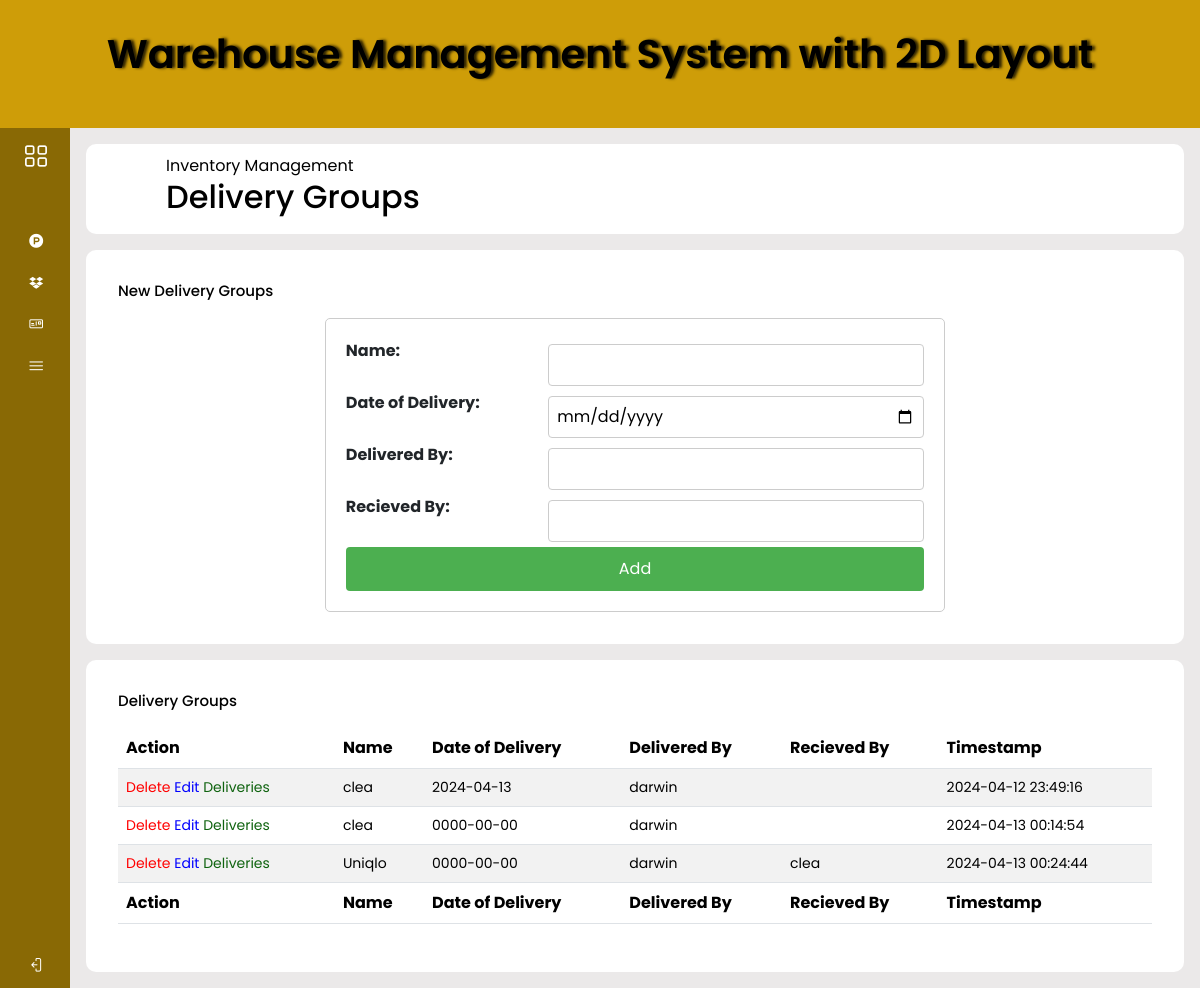
The app's page /wm-system/deliverygroup.php with its own data.
### tables this page shows
CREATE TABLE `delivery_groups` (
  `id` bigint(20) UNSIGNED NOT NULL,
  `name` varchar(255) NOT NULL,
  `date_of_delivery` date NOT NULL,
  `delivered_by` varchar(255) NOT NULL,
  `recieved_by` varchar(255) NOT NULL,
  `created_at` timestamp NULL DEFAULT current_timestamp(),
  `updated_at` timestamp NULL DEFAULT current_timestamp()
);

### wm-system/deliverygroup.php (the view, shortened to what this page needs)
<?php
include "conn.php";
?>
<!DOCTYPE html>
<html lang="en">
<head>
  <link rel="stylesheet" href="https://cdnjs.cloudflare.com/ajax/libs/twitter-bootstrap/5.3.0/css/bootstrap.min.css">
    <link rel="stylesheet" href="https://cdn.datatables.net/2.0.3/css/dataTables.bootstrap5.css">
  <link href="https://cdn.jsdelivr.net/npm/bootstrap@5.3.3/dist/css/bootstrap.min.css" rel="stylesheet">
  <link rel="stylesheet" href="style/items.css" />
  <link href="lineicons/web-font-files/lineicons.css" rel="stylesheet" />
  <link rel="stylesheet" href="js/bootstrap.bundle.min.js">
</head>
<body>
<header class="header-section text-center">
        <h1>Warehouse Management System with 2D Layout</h1>
    </header>
    <div class="wrapper">
        <aside id="sidebar">
            <div class="d-flex">
                <button class="toggle-btn" type="button">
                    <i class="lni lni-grid-alt"></i>
                </button>
            </div>
            <ul class="sidebar-nav">
            <li class="sidebar-item">
                    <a href="#" class="sidebar-link collapsed has-dropdown" data-bs-toggle="collapse"
                        data-bs-target="#prod" aria-expanded="false" aria-controls="prod">
                        <i class="lni lni-producthunt"></i>
                    </a>
                </li>
                <li class="sidebar-item">
                    <a href="#" class="sidebar-link collapsed has-dropdown" data-bs-toggle="collapse"
                        data-bs-target="#equipment" aria-expanded="false" aria-controls="equipment">
                        <i class="lni lni-dropbox-original"></i>
                    </a>
                </li>
                <li class="sidebar-item">
                    <a href="#" class="sidebar-link collapsed has-dropdown" data-bs-toggle="collapse"
                        data-bs-target="#details" aria-expanded="false" aria-controls="details">
                        <i class="lni lni-postcard"></i>
                    </a>
                </li>
                <li class="sidebar-item">
                    <a href="#" class="sidebar-link collapsed has-dropdown" data-bs-toggle="collapse"
                        data-bs-target="#manage" aria-expanded="false" aria-controls="manage">
                        <i class="lni lni-menu"></i>
                    </a>
                </li>
            </ul>
            <div class="sidebar-footer">
                <a href="#" class="sidebar-link">
                    <i class="lni lni-exit"></i>
                </a>
            </div>
        </aside>
    <div class="main--content">
        <div class="header--wrapper">
            <div class="header--title">
                <span>Inventory Management</span>
                <h2>Delivery Groups</h2>
            </div>
        </div>
        <div class="card-container">
            <h3 class="main-title">New Delivery Groups</h3>
            <form action="deliverygroupfunc.php" id=form method="post">
            <label for="name">Name:</label>
  <input type="text" id="name" name="name" required>
  <label for="deliverydate">Date of Delivery:</label>
  <input type="date" id="deliverydate" name="deliverydate" required>
  <label for="deliveredby">Delivered By:</label>
  <input type="text" id="deliveredby" name="deliveredby" required>
  <label for="recievedby">Recieved By:</label>
  <input type="text" id="recievedby" name="recievedby" required>
  <input type="submit" name="save" value="Add">
            </form>
        </div>
        <div class="tabular-wrapper">
            <h3 class="main-title">
                Delivery Groups
            </h3>
            <div class="table-container">
            <table id="example" class="table table-striped" style="width:100%">
            <thead>
                <tr>
                <th>Action</th>
                    <th>Name</th>
                    <th>Date of Delivery</th>
                    <th>Delivered By</th>
                    <th>Recieved By</th>
                    <th>Timestamp</th>
                </tr>
            </thead>
            <tbody>
            <?php
                            $query = "SELECT * FROM  delivery_groups";
                            $query_run = mysqli_query($conn, $query);
                            if (mysqli_num_rows($query_run)>0) {
                                foreach($query_run as $items){
                                    ?>
                                    <tr>
                                    <td>
                                        <form action="deliverygroupfunc.php" method="POST" class="d-inline">
                                      <button type="submit" name="delete_group" value="<?=$items['id']?>;" style="color:red; background:none; border:none;">Delete</button>
                                        </form>
                                        <a href="supplygroupupdate.php?id=<?= $items['name'];?>" type="submit" name="Update" style="color:blue; background:none;" >Edit</a>
                                        <a href="supplygroupupdate.php?id=<?= $items['name'];?>" type="submit" name="Update" style="color:rgb(15, 99, 15); background:none;" >Deliveries</a>
                                    </td>
                                        <td><?= $items['name']?></td>
                                        <td><?= $items['date_of_delivery']?></td>
                                        <td><?= $items['delivered_by']?></td>
                                        <td><?= $items['recieved_by']?></td>
                                        <td><?= $items['created_at']?></td>
                                    </tr>
                                    <?php
                                }
                            }else{
                                echo "<h5> No record Found</h5>";
                            }
                            ?>
            </tbody>
            <tfoot>
                <tr>
                <th>Action</th>
                    <th>Name</th>
                    <th>Date of Delivery</th>
                    <th>Delivered By</th>
                    <th>Recieved By</th>
                    <th>Timestamp</th>
                </tr>
            </tfoot>
        </table>
            </div>
        </div>
    </div>
</body>
</html>

### wm-system/style/items.css (style rules this page uses)
* { margin: 0; padding: 0; border: none; outline: none; box-sizing: border-box; }
.header-section { background-color: #ce9d08; color: black; padding: 30px; }
.header-section h1 { font-size: 2.5em; margin-bottom: 20px; text-shadow: 3px 0px 3px rgba(0, 0, 0, 0.801); }
a { text-decoration: none; }
li { list-style: none; }
h1 { font-weight: 600; font-size: 1.5rem; }
body { font-family: 'Poppins', sans-serif; }
.wrapper { display: flex; }
#sidebar { width: 70px; min-width: 70px; z-index: 1000; transition: all .25s ease-in-out; background-color: #896905; display: flex; flex-direction: column; position: sticky; top: 0; left: 0; bottom: 0; min-height: 84.5vh; }
.toggle-btn { background-color: transparent; cursor: pointer; border: 0; padding: 1rem 1.5rem; }
.toggle-btn i { font-size: 1.5rem; color: #FFF; }
.sidebar-nav { padding: 2rem 0; flex: 1 1 auto; }
a.sidebar-link { padding: .625rem 1.625rem; color: #FFF; display: block; font-size: 0.9rem; white-space: nowrap; border-left: 3px solid transparent; }
.sidebar-link i { font-size: 0.9rem; margin-right: .75rem; }
.sidebar-item { position: relative; }
.main--content { position: relative; background: #ebe9e9; width: 100%; padding: 1rem; }
.header--wrapper { display: flex; justify-content: space-between; align-items: center; flex-wrap: wrap; background: #fff; border-radius: 10px; padding: 10px 5rem; margin-bottom: 1rem; }
.header--title { color: black; }
.card-container { background: #fff; padding: 2rem; border-radius: 10px; }
.main-title { color: black; padding-bottom: 10px; font-size: 15px; }
.tabular-wrapper { background: #fff; margin-top: 1rem; border-radius: 10px; padding: 2rem; }
.table-container { width: 100%; }
table { width: 100%; border-collapse: collapse; }
thead { background: #ce9d08; color: #fff; }
th { padding: 15px; text-align: left; }
tbody { background: #f2f2f2; }
td { padding: 15px; font-size: 14px; color: #333; }
tr:nth-child(even) { background: #fff; }
tfoot { background: #ce9d08; color: #fff; }
#form { width: 60%; margin: 0 auto; padding: 20px; border: 1px solid #ccc; border-radius: 5px; display: flex; flex-wrap: wrap; justify-content: space-between; }
label { font-weight: bold; flex-basis: 30%; }
input[type="text"], input[type="date"], select { flex-basis: 65%; padding: 8px; margin: 5px 0; box-sizing: border-box; border: 1px solid #ccc; border-radius: 4px; }
input[type="submit"] { flex-basis: 100%; background-color: #4CAF50; color: white; padding: 10px 20px; border: none; border-radius: 4px; cursor: pointer; }

### records on screen
delivery_groups: $items['id'] 7 (drawn), name "clea", date_of_delivery "2024-04-13", delivered_by "darwin", created_at "2024-04-12 23:49:16"
delivery_groups: $items['id'] 8 (drawn), name "clea", date_of_delivery "0000-00-00", delivered_by "darwin", created_at "2024-04-13 00:14:54"
delivery_groups: $items['id'] 9 (drawn), name "Uniqlo", date_of_delivery "0000-00-00", delivered_by "darwin", recieved_by "clea", created_at "2024-04-13 00:24:44"
